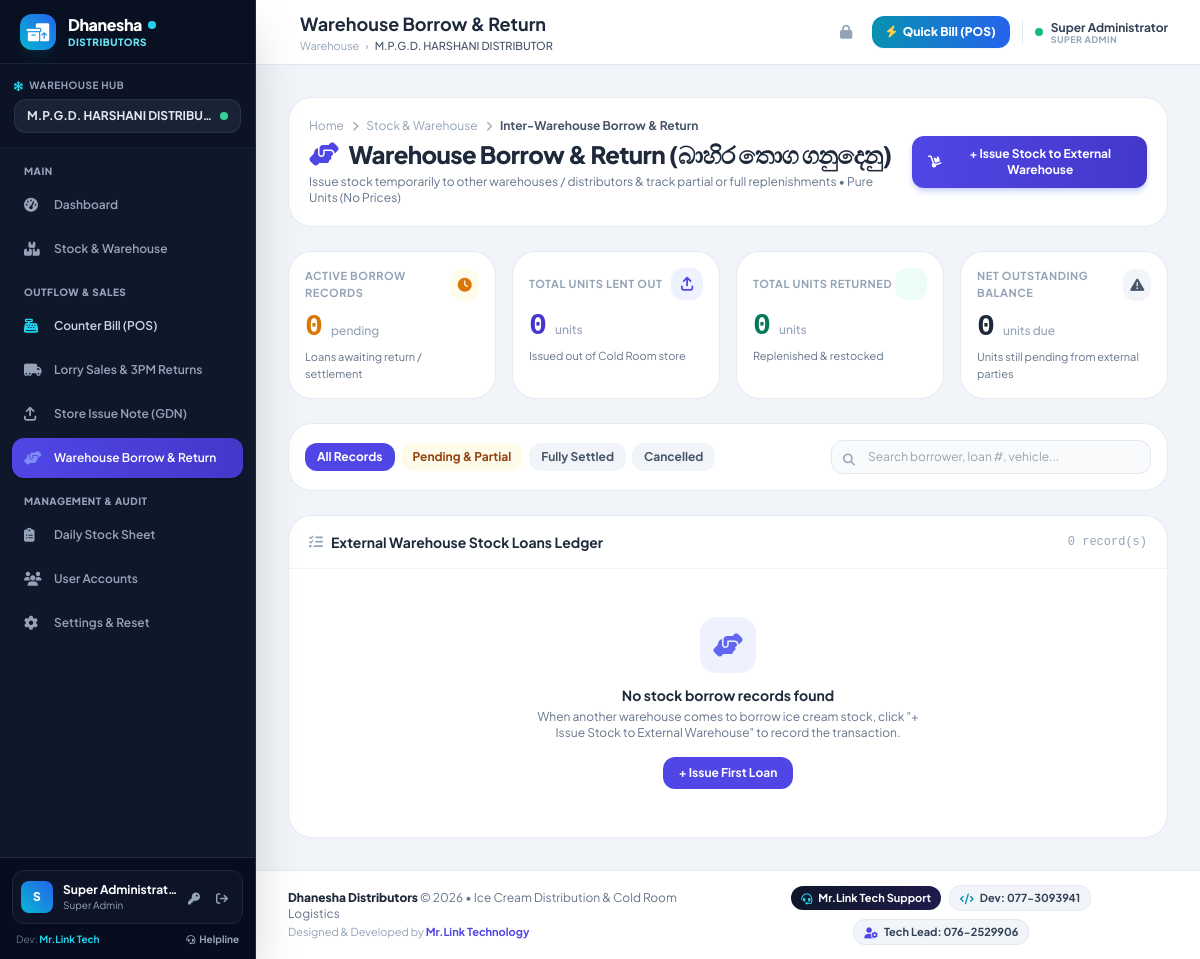
/warehouse_loans.php (signed in), run on the app's committed database.
### tables this page shows
CREATE TABLE IF NOT EXISTS `branches` (
    `id` INT AUTO_INCREMENT PRIMARY KEY,
    `name` VARCHAR(100) NOT NULL,
    `code` VARCHAR(20) NOT NULL UNIQUE,
    `address` VARCHAR(255) NULL,
    `phone` VARCHAR(50) NULL,
    `created_at` TIMESTAMP DEFAULT CURRENT_TIMESTAMP
);

### warehouse_loans.php (the view, shortened to what the rows shown need)
<?php
$pageTitle = "Warehouse Borrow & Return";
require_once __DIR__ . '/config/auth.php';
require_once __DIR__ . '/includes/header.php';
?>
<div class="space-y-6">
    <div class="flex flex-col md:flex-row md:items-center justify-between gap-4 bg-white p-5 rounded-3xl border border-slate-200/80 shadow-xs">
        <div>
            <h1 class="text-xl sm:text-2xl font-black text-slate-800 tracking-tight flex items-center">
                <i class="fa-solid fa-handshake-angle text-indigo-600 mr-2.5"></i>
                Warehouse Borrow & Return (බාහිර තොග ගනුදෙනු)
            </h1>
        </div>
    </div>
    <div class="bg-white rounded-3xl border border-slate-200/80 shadow-xs overflow-hidden">
        <div class="px-5 py-4 border-b border-slate-100 flex items-center justify-between">
            <h2 class="text-sm font-bold text-slate-800 flex items-center">
                <i class="fa-solid fa-list-check text-slate-400 mr-2"></i>
                External Warehouse Stock Loans Ledger
            </h2>
        </div>
    </div>
</div>
<?php require_once __DIR__ . '/includes/footer.php'; ?>

### includes/header.php (shortened to what the rows shown need)
<?php
require_once __DIR__ . '/../config/auth.php';
$user = currentUser();
if ($user['role'] === 'super_admin') {
    global $pdo;
    $allBranches = $pdo->query("SELECT id, name, code FROM branches ORDER BY id ASC")->fetchAll();
}
?>
<!DOCTYPE html>
<html lang="en">
<head>
    <script src="https://cdn.tailwindcss.com"></script>
    <link rel="stylesheet" href="https://cdnjs.cloudflare.com/ajax/libs/font-awesome/6.4.0/css/all.min.css">
</head>
<body class="bg-slate-100 text-slate-800 min-h-screen flex flex-col antialiased">
    <aside id="mainSidebar" class="fixed inset-y-0 left-0 z-50 w-64 bg-slate-900 text-slate-200 flex flex-col justify-between transition-transform duration-300 transform -translate-x-full md:translate-x-0 shadow-2xl border-r border-slate-800 no-print">
        <div class="flex flex-col flex-1 overflow-hidden">
            <div class="p-3.5 border-b border-slate-800/60 bg-slate-950/20">
                <div class="text-xs font-bold text-slate-200 bg-slate-800/80 px-3 py-2 rounded-xl border border-slate-700/60 truncate flex items-center justify-between">
                    <span class="truncate"><?= htmlspecialchars($user['branch_name'] ?? 'Main Cold Room Hub') ?></span>
                    <span class="w-2 h-2 rounded-full bg-emerald-400 animate-pulse ml-1.5 shrink-0" title="Operational"></span>
                </div>
            </div>
        </div>
    </aside>
    <div class="md:pl-64 flex flex-col flex-1 min-h-screen print-full-width">
        <header class="bg-white border-b border-slate-200 sticky top-0 z-30 shadow-xs no-print">
            <div class="px-4 sm:px-6 lg:px-8 h-16 flex items-center justify-between">
                <div class="flex items-center space-x-3">
                    <div>
                        <h2 class="text-base sm:text-lg font-bold text-slate-800 leading-tight">
                            <?= isset($pageTitle) ? htmlspecialchars($pageTitle) : 'Overview' ?>
                        </h2>
                        <div class="hidden sm:flex items-center space-x-1.5 text-[11px] text-slate-400">
                            <span>Warehouse</span>
                            <span>&rsaquo;</span>
                            <span class="text-slate-600 font-medium"><?= htmlspecialchars($user['branch_name']) ?></span>
                        </div>
                    </div>
                </div>
            </div>
        </header>
        <main class="flex-1 p-4 sm:p-6 lg:p-8 w-full">

### data on the page
branches: name "M.P.G.D. HARSHANI DISTRIBU…", name "M.P.G.D. HARSHANI DISTRIBUTOR"

### other printed values
substr($user['name'], 0, 1) "S"
$user['name'] "Super Administrat…"
str_replace('_', ' ', $user['role']) "Super Admin"
$pageTitle "Warehouse Borrow & Return"
$user['name'] "Super Administrator"
str_replace('_', ' ', $user['role']) "SUPER ADMIN"
$activeLoansCount "0"
$totalIssuedAll "0"
$totalReturnedAll "0"
$outstandingBalanceAll "0"
count($loans) "0"
